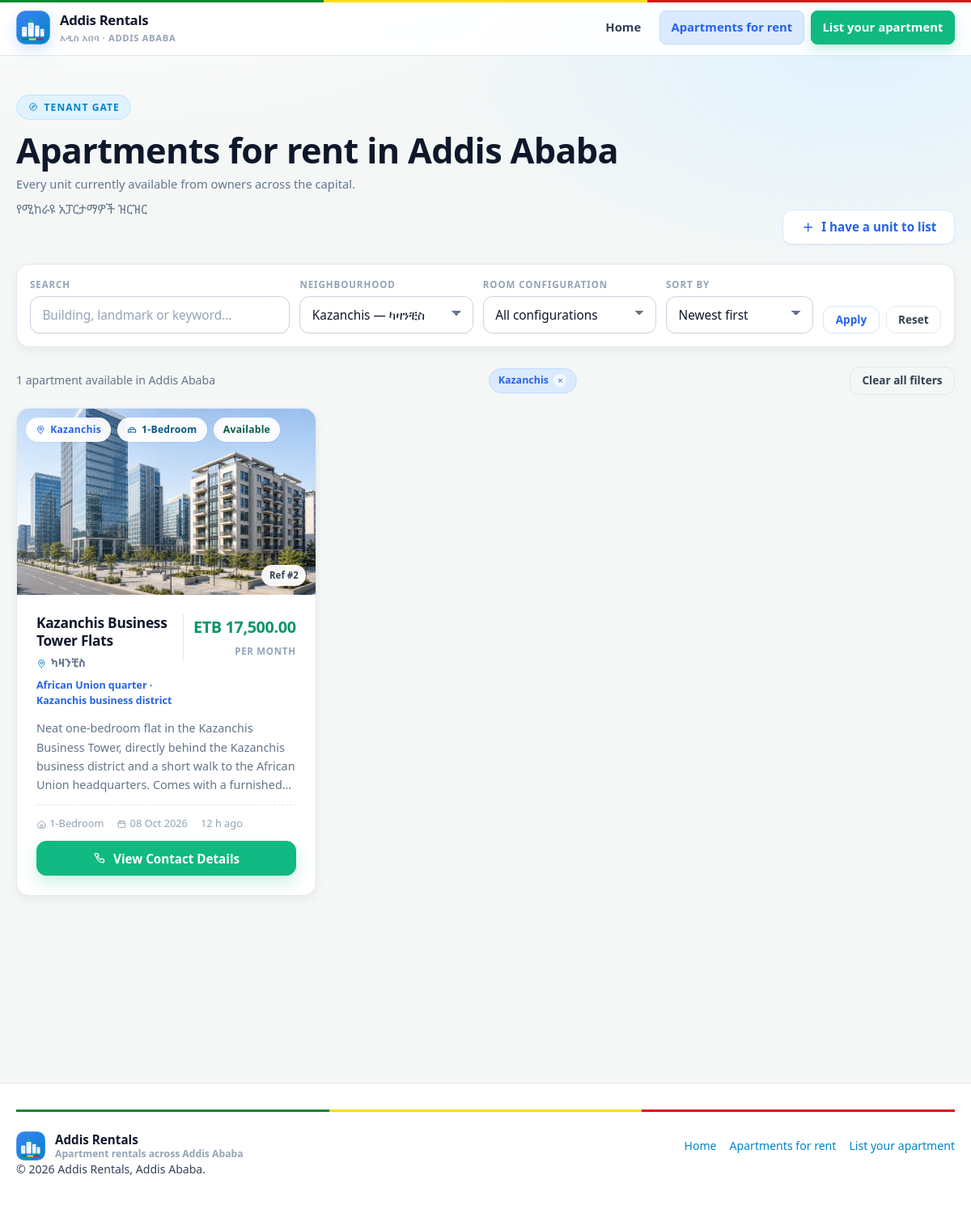
Page /explore.php?location=Kazanchis on the committed database.
### tables this page shows
CREATE TABLE `listings` (
    `id`             INT UNSIGNED  NOT NULL AUTO_INCREMENT,
    `building_name`  VARCHAR(100)  NOT NULL,
    `location`       VARCHAR(50)   NOT NULL,
    `unit_type`      VARCHAR(50)   NOT NULL,
    `monthly_rent`   DECIMAL(10,2) NOT NULL,
    `description`    TEXT          NULL,
    `landlord_name`  VARCHAR(100)  NOT NULL,
    `landlord_phone` VARCHAR(20)   NOT NULL,
    `status`         ENUM('Active','Rented') NOT NULL DEFAULT 'Active',
    `created_at`     TIMESTAMP     NOT NULL DEFAULT CURRENT_TIMESTAMP,
    PRIMARY KEY (`id`),
     
    KEY `idx_location`        (`location`),                  
    KEY `idx_unit_type`       (`unit_type`),                 
    KEY `idx_status_created`  (`status`, `created_at`),       
    KEY `idx_status_location` (`status`, `location`),         
    KEY `idx_monthly_rent`    (`monthly_rent`)                
);

### config/db.php (called while the page is built, shortened)
<?php
final class Database
{
    private static ?Database $instance = null;
    private PDO $pdo;
    private function __construct()
    {
        $dsn = sprintf(
            'mysql:host=%s;port=%s;dbname=%s;charset=utf8mb4',
            DB_HOST,
            DB_PORT,
            DB_NAME
        );
        try {
            $this->pdo = new PDO($dsn, DB_USER, DB_PASS, [
                PDO::ATTR_ERRMODE            => PDO::ERRMODE_EXCEPTION,
                PDO::ATTR_DEFAULT_FETCH_MODE => PDO::FETCH_ASSOC,
                PDO::ATTR_EMULATE_PREPARES   => false,
                PDO::ATTR_STRINGIFY_FETCHES  => false,
            ]);
        } catch (PDOException $e) {
            $this->fail($e);
        }
    }
    public static function instance(): Database
    {
        if (self::$instance === null) {
            self::$instance = new self();
        }
        return self::$instance;
    }
    public function fetchAll(string $sql, array $params = []): array
    {
        $stmt = $this->pdo->prepare($sql);
        $stmt->execute($params);
        return $stmt->fetchAll();
    }
}
final class Security
{
    public static function e(?string $value): string
    {
        return htmlspecialchars((string) $value, ENT_QUOTES | ENT_SUBSTITUTE, 'UTF-8');
    }
    public static function clean(?string $value, int $maxLength = 500): string
    {
        $value = (string) $value;
        $value = preg_replace('/[\x00-\x08\x0B\x0C\x0E-\x1F\x7F]/u', '', $value) ?? '';
        $value = preg_replace('/[ \t]+/u', ' ', $value) ?? '';
        $value = trim($value);
        return mb_substr($value, 0, $maxLength, 'UTF-8');
    }
}
function query_str(string $key, string $default = ''): string
{
    $value = $_GET[$key] ?? null;
    return is_string($value) ? $value : $default;
}
function neighbourhood_am(string $location): string
{
    return NEIGHBOURHOODS[$location]['am'] ?? '';
}
function neighbourhood_landmark(string $location): string
{
    return NEIGHBOURHOODS[$location]['landmark'] ?? '';
}
function neighbourhood_image(string $location): string
{
    return NEIGHBOURHOODS[$location]['image'] ?? 'assets/neighbourhood-addis.jpg';
}
function url(string $path = ''): string
{
    return APP_BASE . ltrim($path, '/');
}
function money(float $amount): string
{
    return number_format($amount, 2, '.', ',');
}
function pretty_date(?string $timestamp): string
{
    $ts = strtotime($timestamp);
    return $ts ? date('d M Y', $ts) : '—';
}
function relative_age(?string $timestamp): string
{
    $seconds = time() - (int) strtotime($timestamp);
    if ($seconds < 86400) {
        return (int) floor($seconds / 3600) . ' h ago';
    }
    return (int) floor($seconds / 86400) . ' d ago';
}

### explore.php (the view, shortened to what this page needs)
<?php
require_once __DIR__ . '/config/db.php';
$filterLocation = Security::clean(query_str('location'), 50);
$filterType     = Security::clean(query_str('unit_type'), 50);
$filterTerm     = Security::clean(query_str('q'), 60);
$filterSort     = Security::clean(query_str('sort'), 20);
if (!Security::inList($filterType, UNIT_TYPES))    { $filterType = ''; }
if (!in_array($filterSort, ['newest', 'price_asc', 'price_desc'], true)) { $filterSort = 'newest'; }
$orderBy = [
    'newest'     => 'created_at DESC, id DESC',
    'price_asc'  => 'monthly_rent ASC, created_at DESC',
    'price_desc' => 'monthly_rent DESC, created_at DESC',
][$filterSort];
$sql    = 'SELECT id, building_name, location, unit_type, monthly_rent, description,
                  landlord_name, landlord_phone, status, created_at
             FROM listings
            WHERE status = :status';
$params = [':status' => 'Active'];
if ($filterLocation !== '') {
    $sql .= ' AND location = :location';
    $params[':location'] = $filterLocation;
}
$sql .= ' ORDER BY ' . $orderBy;
$listings = [];
try {
    $listings = Database::instance()->fetchAll($sql, $params);
} catch (Throwable $e) {
    error_log('[addis-rentals] feed query failed: ' . $e->getMessage());
    $dbError = 'The listings could not be loaded right now. Please refresh the page.';
}
$hasFilters  = ($filterLocation !== '' || $filterType !== '' || $filterTerm !== '');
?>
<!DOCTYPE html>
<html lang="en">
<head>
    <link rel="stylesheet" href="<?= Security::e(url('css/styles.css')) ?>">
</head>
<body class="page">
<header class="site-header">
    <div class="container site-header__inner">
        <a class="brand" href="<?= Security::e(url('index.php')) ?>">
            <img class="brand__logo" src="<?= Security::e(url('assets/logo-mark.svg')) ?>" alt="" width="42" height="42">
            <span class="brand__text">
                <?= Security::e(APP_NAME) ?>
                <small>አዲስ አበባ · Addis Ababa</small>
            </span>
        </a>
        <nav class="site-nav" aria-label="Main navigation">
            <a class="site-nav__link" href="<?= Security::e(url('index.php')) ?>">Home</a>
            <a class="site-nav__link is-active" href="<?= Security::e(url('explore.php')) ?>">Apartments for rent</a>
            <a class="site-nav__link site-nav__link--cta" href="<?= Security::e(url('post_apartment.php')) ?>">List your apartment</a>
        </nav>
    </div>
</header>
<main class="page__main">
    <div class="container">
        <div class="feed-head">
            <div class="section-head">
                <span class="section-head__eyebrow">
                    <svg class="icon icon--sm" aria-hidden="true"><use href="<?= Security::e(url('assets/icons.svg#compass')) ?>"></use></svg>
                    Tenant gate
                </span>
                <h1 class="feed-head__title">Apartments for rent in Addis Ababa</h1>
                <p class="feed-head__subtitle">
                    Every unit currently available from owners across the capital.
                </p>
                <span class="section-head__am">የሚከራዩ አፓርታማዎች ዝርዝር</span>
            </div>
            <a class="btn btn--outline" href="<?= Security::e(url('post_apartment.php')) ?>">
                <svg class="icon" aria-hidden="true"><use href="<?= Security::e(url('assets/icons.svg#plus')) ?>"></use></svg>
                <span>I have a unit to list</span>
            </a>
        </div>
        <form class="toolbar" id="filter-form" method="get" action="<?= Security::e(url('explore.php')) ?>" role="search">
            <div class="toolbar__field">
                <label class="toolbar__label" for="filter-search">Search</label>
                <input class="input" type="search" id="filter-search" name="q"
                       placeholder="Building, landmark or keyword…"
                       value="<?= Security::e($filterTerm) ?>">
            </div>
            <div class="toolbar__field">
                <label class="toolbar__label" for="filter-location">Neighbourhood</label>
                <select class="select" id="filter-location" name="location">
                    <?php foreach (LOCATIONS as $district): ?>
                        <option value="<?= Security::e($district) ?>" <?= $filterLocation === $district ? 'selected' : '' ?>>
                            <?= Security::e($district) ?> — <?= Security::e(neighbourhood_am($district)) ?>
                        </option>
                    <?php endforeach; ?>
                </select>
            </div>
            <div class="toolbar__field">
                <label class="toolbar__label" for="filter-type">Room configuration</label>
                <select class="select" id="filter-type" name="unit_type">
                    <option value="">All configurations</option>
                </select>
            </div>
            <div class="toolbar__field">
                <label class="toolbar__label" for="filter-sort">Sort by</label>
                <select class="select" id="filter-sort" name="sort">
                    <option value="newest"     <?= $filterSort === 'newest' ? 'selected' : '' ?>>Newest first</option>
                </select>
            </div>
            <div class="toolbar__actions">
                <button class="btn btn--outline btn--sm" type="submit">Apply</button>
                <button class="btn btn--ghost btn--sm" type="button" id="filter-reset">Reset</button>
            </div>
        </form>
        <div class="results-bar">
            <span class="results-bar__count" id="result-count">
            </span>
            <span class="results-bar__chips" id="active-filters"></span>
            <?php if ($hasFilters): ?>
                <a class="btn btn--ghost btn--sm" href="<?= Security::e(url('explore.php')) ?>">Clear all filters</a>
            <?php endif; ?>
        </div>
        <section class="feed-grid" id="feed-grid" aria-label="Apartment listings">
            <?php foreach ($listings as $listing): ?>
                <?php
                    $district  = (string) $listing['location'];
                    $rent      = (float) $listing['monthly_rent'];
                    $createdTs = (int) strtotime((string) $listing['created_at']);
                    $isRented  = ((string) $listing['status']) !== 'Active';
                    $image     = neighbourhood_image($district);
                ?>
                <article class="listing-card <?= $isRented ? 'is-rented' : '' ?>"
                         data-building="<?= Security::e((string) $listing['building_name']) ?>"
                         data-location="<?= Security::e($district) ?>"
                         data-unit-type="<?= Security::e((string) $listing['unit_type']) ?>"
                         data-rent="<?= Security::e(number_format($rent, 2, '.', '')) ?>"
                         data-description="<?= Security::e((string) $listing['description']) ?>"
                         data-landlord="<?= Security::e((string) $listing['landlord_name']) ?>"
                         data-phone="<?= Security::e((string) $listing['landlord_phone']) ?>"
                         data-created="<?= Security::e((string) $createdTs) ?>"
                         data-image="<?= Security::e(url($image)) ?>"
                         data-district="<?= Security::e($district) ?>">
                    <div class="listing-card__media">
                        <img src="<?= Security::e(url($image)) ?>"
                             alt="Apartments in <?= Security::e($district) ?>, Addis Ababa"
                             width="900" height="675" loading="lazy">
                        <div class="tag-row">
                            <span class="tag tag--location">
                                <svg class="icon icon--sm" aria-hidden="true"><use href="<?= Security::e(url('assets/icons.svg#pin')) ?>"></use></svg>
                                <?= Security::e($district) ?>
                            </span>
                            <span class="tag tag--type">
                                <svg class="icon icon--sm" aria-hidden="true"><use href="<?= Security::e(url('assets/icons.svg#bed')) ?>"></use></svg>
                                <?= Security::e((string) $listing['unit_type']) ?>
                            </span>
                            <?php if ($isRented): ?>
                                <span class="tag tag--rented">Rented</span>
                            <?php else: ?>
                                <span class="tag tag--status">Available</span>
                            <?php endif; ?>
                        </div>
                        <span class="listing-card__id">Ref #<?= Security::e((string) $listing['id']) ?></span>
                    </div>
                    <div class="listing-card__body">
                        <div class="listing-card__top">
                            <div>
                                <h2 class="listing-card__title">
                                    <?= Security::e((string) $listing['building_name']) ?>
                                </h2>
                                <p class="listing-card__hood">
                                    <svg class="icon icon--sm" aria-hidden="true"><use href="<?= Security::e(url('assets/icons.svg#pin')) ?>"></use></svg>
                                    <span class="am"><?= Security::e(neighbourhood_am($district)) ?></span>
                                    <?= Security::e(neighbourhood_landmark($district)) ?>
                                </p>
                            </div>
                            <div class="listing-card__price">
                                <span class="listing-card__amount">ETB <?= Security::e(money($rent)) ?></span>
                                <span class="listing-card__period">per month</span>
                            </div>
                        </div>
                        <?php if (trim((string) $listing['description']) !== ''): ?>
                            <p class="listing-card__desc"><?= Security::e((string) $listing['description']) ?></p>
                        <?php endif; ?>
                        <div class="listing-card__meta">
                            <span>
                                <svg class="icon icon--sm" aria-hidden="true"><use href="<?= Security::e(url('assets/icons.svg#home')) ?>"></use></svg>
                                <?= Security::e((string) $listing['unit_type']) ?>
                            </span>
                            <span>
                                <svg class="icon icon--sm" aria-hidden="true"><use href="<?= Security::e(url('assets/icons.svg#calendar')) ?>"></use></svg>
                                <?= Security::e(pretty_date((string) $listing['created_at'])) ?>
                            </span>
                            <span><?= Security::e(relative_age((string) $listing['created_at'])) ?></span>
                        </div>
                        <div class="listing-card__actions">
                            <button type="button" class="btn btn--primary js-contact">
                                <svg class="icon" aria-hidden="true"><use href="<?= Security::e(url('assets/icons.svg#phone')) ?>"></use></svg>
                                <span>View Contact Details</span>
                            </button>
                        </div>
                    </div>
                </article>
            <?php endforeach; ?>
        </section>
    </div>
</main>
<footer class="site-footer">
    <div class="container">
        <div class="site-footer__tricolour" aria-hidden="true"></div>
        <div class="site-footer__grid">
            <div class="footer-brand">
                <img class="footer-brand__logo" src="<?= Security::e(url('assets/logo-mark.svg')) ?>" alt="" width="36" height="36">
                <span class="footer-brand__text">
                    <span class="footer-brand__name"><?= Security::e(APP_NAME) ?></span>
                    <span class="footer-brand__meta"><?= Security::e(APP_TAGLINE) ?></span>
                </span>
            </div>
            <div class="site-footer__meta">
                <a href="<?= Security::e(url('index.php')) ?>">Home</a>
                <a href="<?= Security::e(url('explore.php')) ?>">Apartments for rent</a>
                <a href="<?= Security::e(url('post_apartment.php')) ?>">List your apartment</a>
            </div>
        </div>
        <p>&copy; <?= Security::e(date('Y')) ?> <?= Security::e(APP_NAME) ?>, Addis Ababa.</p>
    </div>
</footer>
</body>
</html>

### rows in the picture
listings: location "Kazanchis", unit_type "1-Bedroom", status "Available", id "2", building_name "Kazanchis Business Tower Flats", location "ካዛንቺስ", location "African Union quarter · Kazanchis business district", monthly_rent "17,500.00", description "Neat one-bedroom flat in the Kazanchis Business Tower, directly behind the Kazanchis business district and a short walk to the African Union headquarters. Comes with a…", created_at "08 Oct 2026", created_at "12 h ago"

### other values in the picture
Security::e(APP_NAME) "Addis Rentals"
Security::e(APP_TAGLINE) "Apartment rentals across Addis Ababa"
form field location "Kazanchis — ካዛንቺስ"
